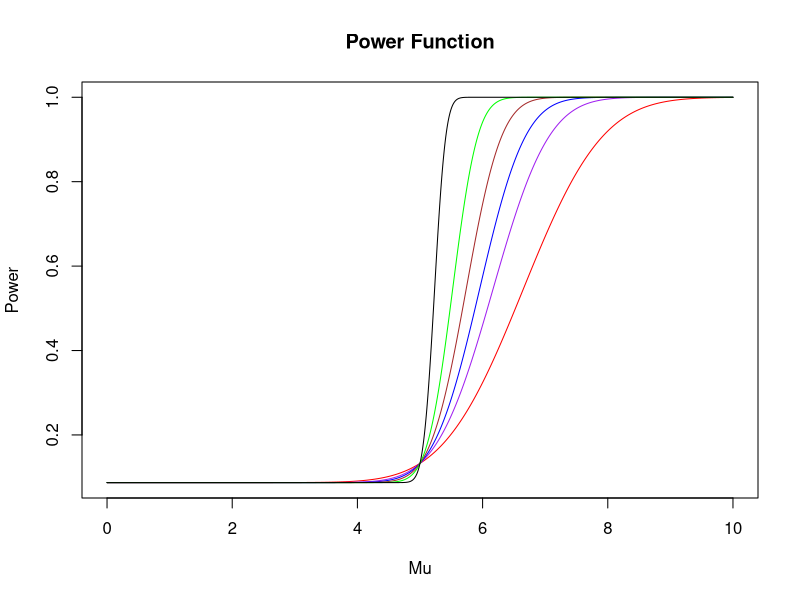
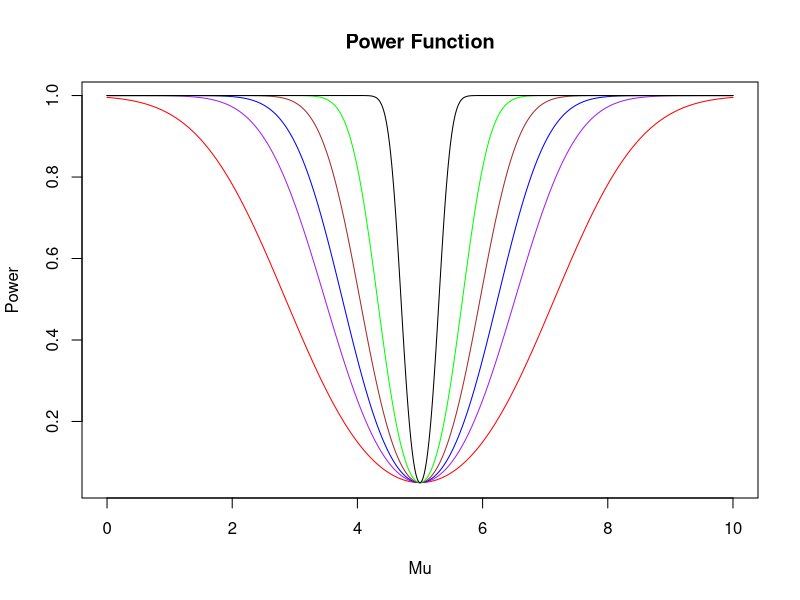

Generate these figures, in order, with R: (Note: this script raises an error after producing the figures.)
## ---- chunk 1
power_1 <- function(n, x){
  sigma = sqrt(1.2)
  mu_0 <- 5
  alpha <- 0.05
  zalpha <- qnorm(p=alpha, lower.tail=FALSE)
  return (1 - pnorm(zalpha + sqrt(n)*(mu_0 - x))*1/sigma)
}
## ---- chunk 2
x <-seq(from = 0, to = 10, length.out = 10000)
plot(x, power_1(1,x), type="l", col="red", xlab="Mu", ylab="Power", 
     main="Power Function")
lines(x, power_1(2,x), col="purple")
lines(x, power_1(3,x), col="blue")
lines(x, power_1(5,x), col="brown")
lines(x, power_1(10,x), col="green")
lines(x, power_1(50,x), col="black")
## ---- chunk 3
power_2 <- function(n, x){
  sigma = sqrt(1.2)
  mu_0 <- 5
  alpha <- 0.05
  zalpha2 <- qnorm(p=alpha/2, lower.tail=FALSE) 
  pos <- pnorm(zalpha2 + sqrt(n)*(mu_0 - x)*(1/sigma))
  neg <- pnorm(-zalpha2 + sqrt(n)*(mu_0 - x)*(1/sigma))
  return (1-pos+neg)
}
## ---- chunk 4
x <-seq(from = 0, to = 10, length.out = 10000)
plot(x, power_2(1,x), type="l", col="red", xlab="Mu", ylab="Power", 
     main="Power Function")
lines(x, power_2(2,x), col="purple")
lines(x, power_2(3,x), col="blue")
lines(x, power_2(5,x), col="brown")
lines(x, power_2(10,x), col="green")
lines(x, power_2(50,x), col="black")
## ---- chunk 5
library(dplyr)
## ---- chunk 6
CI_Exp_Lambda <- function(n){
  xbar = mean(rexp(n, 5))
  left = (qchisq(p=1-.05/2, df=2*n, lower.tail=TRUE))/(2*n*xbar)
  right = (qchisq(p=.05/2, df=2*n, lower.tail=TRUE))/(2*n*xbar)
  return(c(left, right))
}


## ---- chunk 7
CI_Normal_Mu <- function(n){
  xbar = mean(rnorm(n, mean=10, sd=2))
  left = xbar - qnorm(p=.05/2)*2/sqrt(n)
  right = xbar + qnorm(p=.05/2)*2/sqrt(n)
  return(c(left, right))
}

## ---- chunk 8

ci_95_norm <- function(n){
  samp <- rnorm(n, mean = 3, sd = 1.2)
  return(conf_inf(samp))
}



 set.seed(2022)
 B <- 100000
 n <- 50
 CI_95_exp <- replicate(B,
                            {samp <- rexp(n, rate = 4)
                            mean_inside_CI(samp, pop_mu = 1/4 , pop_sig = 1/16)  # I CANNOT GET THIS TO WORK, MY MACHINE REFUSES TO FIND mean_inside_ci :(((, do we have to make it or is it in the library that won't work on my machine (dplyr)?
                            })
 mean( CI_95_exp ) #calculate mean CI_95_exp to get empirical expected values
 

## ---- chunk 9
set.seed(2020)
n <- 50
B <- 100000
CI_95_exp2 <- replicate(B, {samp <- rexp(n,rate=4)})

CI_95_meansq = vec()

meansq_inside_CI <- function(n){
  
}

## ---- chunk 10
# I do not understand these instructions

## ---- chunk 11
CI_95 <- function(samp, sig){
  z <- qnorm(0.025, lower.tail = FALSE)
  upper <- mean(samp) + z*sig/sqrt(length(samp))
  lower <- mean(samp) - z*sig/sqrt(length(samp))
  return(c(lower, upper))
}
## ---- chunk 12
plot_CI_95 <- function(seed){
  B <- 100
  n <- 30
  mu <- 5
  sig <- 1.2
  set.seed(seed)
  #extract upper bound of CI's
  x_1 <- replicate(B,
                         {samp <- rnorm(n, mean = mu, sd = sig )
                         max(CI_95(samp, sig))
                         }
                         )
  #extract lower bound of CI's
  set.seed(seed)
  x_0 <- replicate(B,
                         {samp <- rnorm(n, mean = mu, sd = sig )
                         min(CI_95(samp, sig))
                         }
                         )
  set.seed(seed)
  means <- replicate(B, mean(rnorm(n, mean = mu, sd = sig)))
 
  plot(means, 1:B, 
       pch = 20,
      xlim = c(mu - sig, mu + sig), 
      ylim = c(0,B+1),
      xlab = "sample means",
      ylab = "index of the CI",
      main = paste(B, "Confidence intervals"))
  for (i in 1:B){
  if(between(mu, x_0[i], x_1[i])){
  segments(x_0[i], i, x_1[i], i, lwd = 2) #plot CI's that contain the mean in black
    }
  else
    {
    segments(x_0[i], i, x_1[i], i, col = "red", lwd = 2) #plot CI's that don't contain the mean in red
    }
    }
abline(v=mu, col = "blue") #plot a vertical line at the population mean
}

plot_CI_95(402)
## ---- chunk 13
 seeds <- c(10, 80, 15, 1, 1000, 8918) #choose six different seed values
 par(mfrow = c(1,2))
 for (i in seeds){
   plot_CI_95(i)
 }
 # I notice that the number of confidence intervals out of 100 are consistently around 5 for different random seeds. This is expected since our confidence is 95%, which means we'd expect 5% of CI's to not contain the mean.  
## ---- chunk 14
my_CI_95 <- function(samp, sig){
  z <- qnorm(0.025, lower.tail = FALSE)
  upper <- mean(samp) + z*sig/sqrt(length(samp))
  lower <- mean(samp) - z*sig/sqrt(length(samp))
  return(c(lower, upper))
}
my_plot_CI_95 <- function(seed, n){
  B <- 100
  n <- n
  mu <- 1/5
  sig <- 1/5
  set.seed(seed)
  #extract upper bound of CI's
  x_1 <- replicate(B,
                         {samp <- rexp(n, 1/mu)
                         max(my_CI_95(samp, sig))
                         }
                         )
  #extract lower bound of CI's
  set.seed(seed)
  x_0 <- replicate(B,
                         {samp <- rexp(n, 1/mu)
                         min(my_CI_95(samp, sig))
                         }
                         )
  set.seed(seed)
  means <- replicate(B, mean(rexp(n, mu)))
 
  plot(means, 1:B, 
       pch = 20,
      xlim = c(mu - sig, mu + sig), 
      ylim = c(0,B+1),
      xlab = "sample means",
      ylab = "index of the CI",
      main = paste(B, "Confidence intervals"))
  for (i in 1:B){
  if(between(mu, x_0[i], x_1[i])){
  segments(x_0[i], i, x_1[i], i, lwd = 2) #plot CI's that contain the mean in black
    }
  else
    {
    segments(x_0[i], i, x_1[i], i, col = "red", lwd = 2) #plot CI's that don't contain the mean in red
    }
    }
abline(v=1/mu, col = "blue") #plot a vertical line at the population mean
}

my_plot_CI_95(402, 8)
my_plot_CI_95(402, 60)

## ---- chunk 15
my_CI_95 <- function(samp, sig){
  z <- qnorm(0.025, lower.tail = FALSE)
  upper <- (mean(samp))^2 + z*sig/sqrt(length(samp))
  lower <- (mean(samp))^2 - z*sig/sqrt(length(samp))
  return(c(lower, upper))
}
my_plot_CI_95 <- function(seed, n){
  B <- 100
  n <- n
  mu <- 10
  sig <- 2
  set.seed(seed)
  #extract upper bound of CI's
  x_1 <- replicate(B,
                         {samp <- rnorm(n, mu, sig)
                         max(my_CI_95(samp, sig))
                         }
                         )
  #extract lower bound of CI's
  set.seed(seed)
  x_0 <- replicate(B,
                         {samp <- rnorm(n, mu, sig)
                         min(my_CI_95(samp, sig))
                         }
                         )
  set.seed(seed)
  means <- replicate(B, (mean(rnorm(n, mu, sig))))
 
  plot(means^2, 1:B, 
       pch = 20,
      xlim = c(mu^2 - sig, mu^2 + sig), 
      ylim = c(0,B+1),
      xlab = "sample means",
      ylab = "index of the CI",
      main = paste(B, "Confidence intervals"))
  for (i in 1:B){
  if(between(mu^2, x_0[i], x_1[i])){
  segments(x_0[i], i, x_1[i], i, lwd = 2) #plot CI's that contain the mean in black
    }
  else
    {
    segments(x_0[i], i, x_1[i], i, col = "red", lwd = 2) #plot CI's that don't contain the mean in red
    }
    }
abline(v=mu^2, col = "blue") #plot a vertical line at the population mean
}

my_plot_CI_95(402, 8)
my_plot_CI_95(402, 60)

## ---- chunk 16
alpha <- 3
beta <- 5
sig <- sqrt(1.6)

x_fixed <- round(seq(3, 8, length.out = 15), 2)
Y <- function(alpha, beta, sig){
  alpha + beta*x_fixed + rnorm(1,mean = 0,sd = sig)
}
#y_vals <-c()
#for (i in x_fixed){
#  y_vals <- c(y,rnorm(1,mean = alpha+beta*i,sd = sig))
#}
#Random Samples for Simple Linear Regression.
empirical_results <- Y(3,5,1.6)
#Assume the true regression line is y = 2+3x
true_line <- 2+3*x_fixed
## ---- chunk 17
 a_hat <- function(y,x){
   #using formula derived in class: alpha_mle = Y_bar - B_hat * x_bar
   return (mean(y)-b_hat(y,x)*mean(x))
 }
 b_hat <- function(y,x){
   x_bar = mean(x)
   y_bar = mean(y)
   x_diff = x-x_bar
   y_diff = y-y_bar
   return (sum(x_diff*y_diff)/sum(x_diff^2))
 }
 v_hat <- function(y){
   y_diff = y-y_bar
   n = length(y)
   return (1/n)*sum(y_diff^2)
 }

Y_hat <- function(y, xvals,x){
  #epsilon = rnorm(1,0,v_hat(samp))
  return (a_hat(y,xvals) + b_hat(y,xvals)*x)#+epsilon
}
## ---- chunk 18
true_line <- 3+5*x_fixed

plot(x_fixed, true_line, type = 'l', col = "red",ylim= c(20,60),xlim=c(3,8))
x_vals <- seq(2,8,length=15)
for (i in seq(1,50)){
  #y_vals <- replicate(15,Y(3,5,1.6))
  y_vals <-c()
  for (i in x_fixed){
    y_vals <- c(y,rnorm(1,mean = alpha+beta*i,sd = 1.6))
  }
  y_hat <- Y_hat(y_vals,x_fixed,x_vals)
  lines(x_vals,y_hat)
}
## ---- chunk 19
Y_emp <- replicate(Y(3,5,1.6),50)
a_hat
